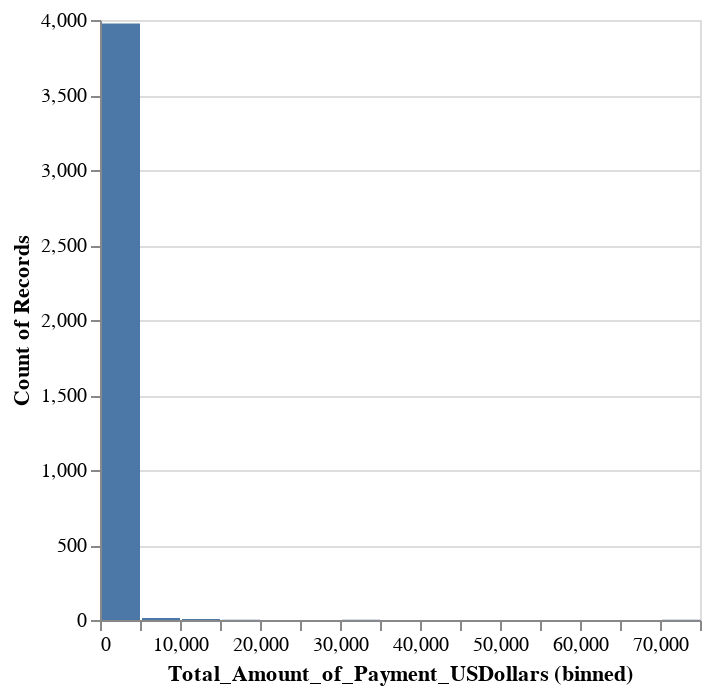

The code cell stored with this chart in its notebook:
### Code cell
import altair as alt
alt.Chart(q.sample(4000)).mark_bar().encode(
    alt.X('Total_Amount_of_Payment_USDollars:Q', bin=alt.BinParams(maxbins=20)),
    alt.Y('count()')
)

### Figure 1 — Vega-Lite specification as saved in the notebook (floating-point values rounded to 4 significant figures; data arrays with more than 128 entries replaced by an {"elided": "..."} marker saying what was removed)
{"config": {"view": {"continuousWidth": 300, "continuousHeight": 300}}, "data": {"name": "data-937a3bfdd991f1abd11676526866e7d7"}, "mark": {"type": "bar"}, "encoding": {"x": {"bin": {"maxbins": 20}, "field": "Total_Amount_of_Payment_USDollars", "type": "quantitative"}, "y": {"aggregate": "count", "type": "quantitative"}}, "$schema": "https://vega.github.io/schema/vega-lite/v5.8.0.json", "datasets": {"data-937a3bfdd991f1abd11676526866e7d7": {"elided": "4000 records"}}}
